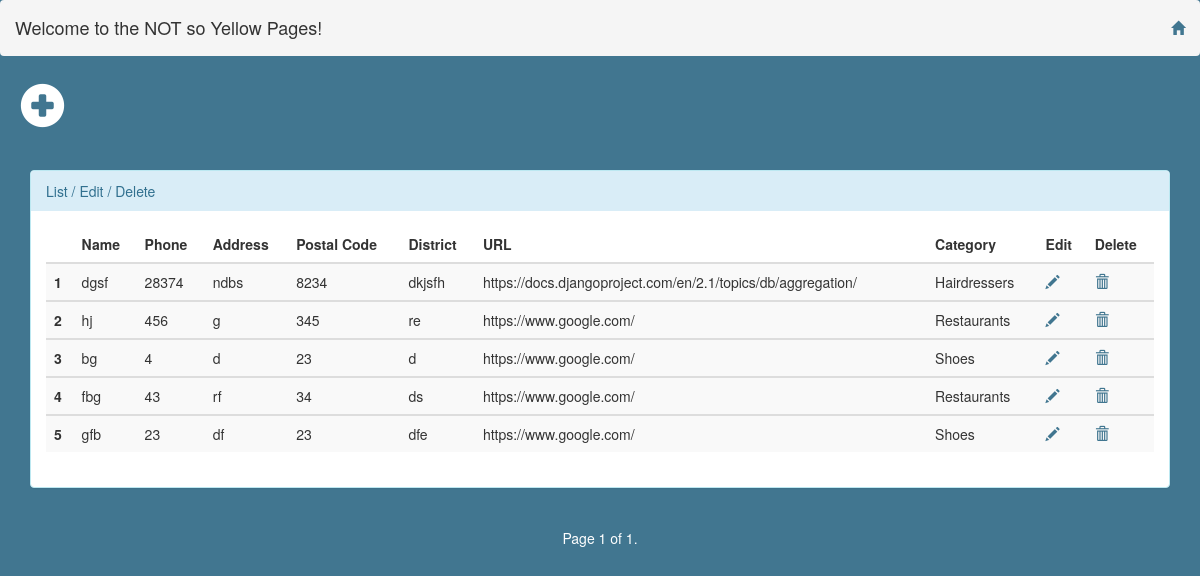
The app's page /yellowpages/admin/ (signed in), older data.
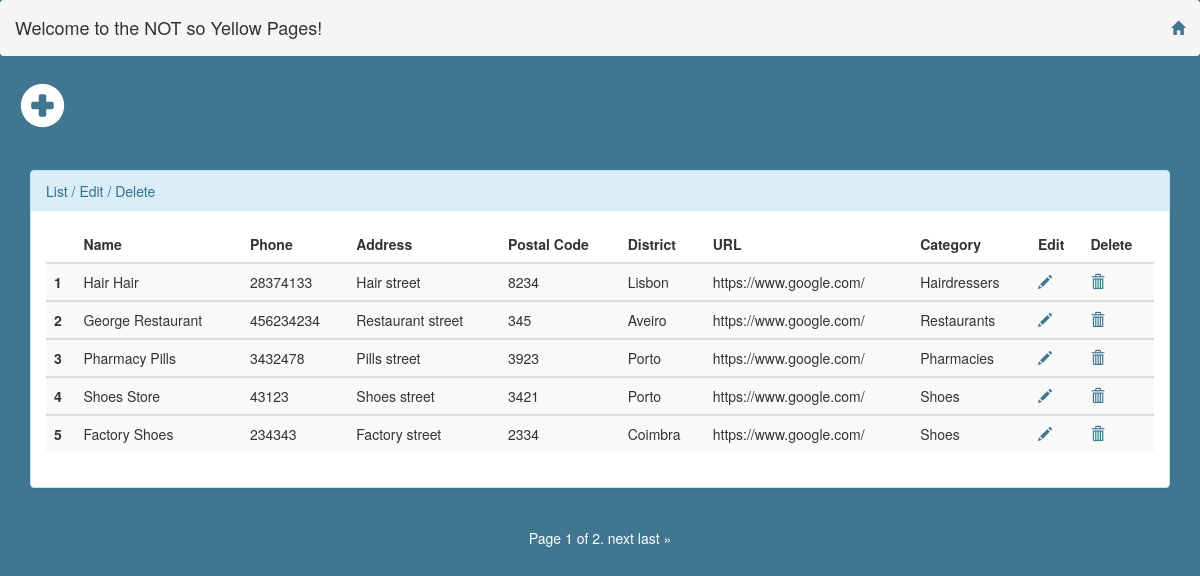
The same page, newer data.
### core/models.py (models this page shows, shortened)
class Company(models.Model):
    name = models.CharField(max_length=100)
    phone = models.IntegerField()
    address = models.CharField(max_length=200)
    postal_code = models.TextField(max_length=8)
    district = models.CharField(max_length=200)
    url = models.URLField()
    photo = models.ImageField(upload_to='companies')
    description = models.TextField(default=DESCRIPTION)
    category = models.CharField(max_length=200, choices=CATEGORY_CHOICES, default='')
    nr_searches = models.PositiveIntegerField(default=0)

### core/views.py (the view)
# urls.py: path('admin/', admin_list_companies, name="company_list"),
@login_required
def admin_list_companies(request):
    companies_list = Company.objects.all()
    companies = pagination(companies_list, request)
    form = new_company(request)
    return render(request, 'admin.html', {'companies': companies, 'form': form})

### core/views.py (called while the page is built)
def pagination(param, request):
    paginator = Paginator(param, 5)
    page = request.GET.get('page')
    return paginator.get_page(page)

@login_required
def new_company(request):
    form = CompanyForm(request.POST or None, request.FILES or None)
    if request.method == 'POST' and form.is_valid():
        form.save()
        return redirect(admin_list_companies)
    return render(request, 'form.html', {'form': form})

### core/templates/form.html (shortened to what this page needs)
{% load bootstrap %}

### core/templates/admin.html (shortened to what this page needs)
{% load bootstrap %}
<!DOCTYPE html>
<html lang="en">
<head>
    <link rel="stylesheet" href="https://maxcdn.bootstrapcdn.com/bootstrap/3.3.7/css/bootstrap.min.css">
</head>
<body>
<ol class="breadcrumb">
    <li><h4>Welcome to the NOT so Yellow Pages!</h4></li>
    <div class="homepage_button">
        <a href="{% url 'back_to_homepage' %}"><span class="glyphicon glyphicon-home" style="color:#417690"
                                                     aria-hidden="true"></span></a>
    </div>
</ol>
<div class="new_company_button">
    <a href="{% url 'company_create' %}"><span class="glyphicon glyphicon-plus-sign" style="color:white"
                                                 aria-hidden="true"></span></a>
</div>
{% block table %}
    <div class="container">
        <div class="panel-group">
            <div class="panel panel-info">
                <div class="panel-heading">List / Edit / Delete</div>
                <div class="panel-body">
                    {% if companies %}
                        <table class="table table-striped">
                            <thead>
                            <tr>
                                <th scope="col"></th>
                                <th scope="col">Name</th>
                                <th scope="col">Phone</th>
                                <th scope="col">Address</th>
                                <th scope="col">Postal Code</th>
                                <th scope="col">District</th>
                                <th scope="col">URL</th>
                                <th scope="col">Category</th>
                                <th scope="col">Edit</th>
                                <th scope="col">Delete</th>
                            </tr>
                            </thead>
                            {% for company in companies %}
                                <tbody>
                                <tr>
                                    <th scope="row">{{ company.id }}</th>
                                    <td>{{ company.name }}</td>
                                    <td>{{ company.phone }}</td>
                                    <td>{{ company.address }}</td>
                                    <td>{{ company.postal_code }}</td>
                                    <td>{{ company.district }}</td>
                                    <td>{{ company.url }}</td>
                                    <td>{{ company.category }}</td>
                                    <td><a href="{% url 'company_update' company.id %}"><span
                                            class="glyphicon glyphicon-pencil" style="color:#417690"></span></a></td>
                                    <form method="POST">
                                        <td><a href="{% url 'company_delete' company.id %}"><span
                                                class="glyphicon glyphicon-trash" style="color:#417690"></span></a></td>
                                    </form>
                                </tr>
                                </tbody>
                            {% endfor %}
                        </table>
                    {% else %}
                        <p>There are no companies to list.</p>
                    {% endif %}
                </div>
            </div>
        </div>
    </div>
{% endblock %}
<div class="text-center">
    <div class="pagination">
            <span class="step-links">
                <span class="current">
                    Page {{ companies.number }} of {{ companies.paginator.num_pages }}.
                </span>
                {% if companies.has_next %}
                    <a href="?page={{ companies.next_page_number }}">next</a>
                    <a href="?page={{ companies.paginator.num_pages }}">last &raquo;</a>
                {% endif %}
            </span>
    </div>
</div>
</body>
</html>

### core/templates/admin.html (style rules this page uses)
body { background-color: #417690; }
a, span.current { color: white; }
div.homepage_button { margin-top: 10px; float: right; }
div.new_company_button { font-size: 45px; margin-left: 20px; }
div.container { margin-top: 30px; }

Row changes from the older to the newer data that the page shows:
changed Company "Hairdressers": name "dgsf" → "Hair Hair"; phone "28374" → "28374133"; address "ndbs" → "Hair street"; district "dkjsfh" → "Lisbon"; url "https://docs.djangoproject.com/en/2.1/topics/db/aggregation/" → "https://www.google.com/"
changed Company "Restaurants": name "hj" → "George Restaurant"; phone "456" → "456234234"; address "g" → "Restaurant street"; district "re" → "Aveiro"
changed Company id 3: name "bg" → "Pharmacy Pills"; phone "4" → "3432478"; address "d" → "Pills street"; postal_code "23" → "3923"; district "d" → "Porto"; category "Shoes" → "Pharmacies"
changed Company id 4: name "fbg" → "Shoes Store"; phone "43" → "43123"; address "rf" → "Shoes street"; postal_code "34" → "3421"; district "ds" → "Porto"; category "Restaurants" → "Shoes"
changed Company id 5: name "gfb" → "Factory Shoes"; phone "23" → "234343"; address "df" → "Factory street"; postal_code "23" → "2334"; district "dfe" → "Coimbra"
Text that changed along with them:
{{ companies.paginator.num_pages }}: "1" → "2"
text now shown: "next last »"
